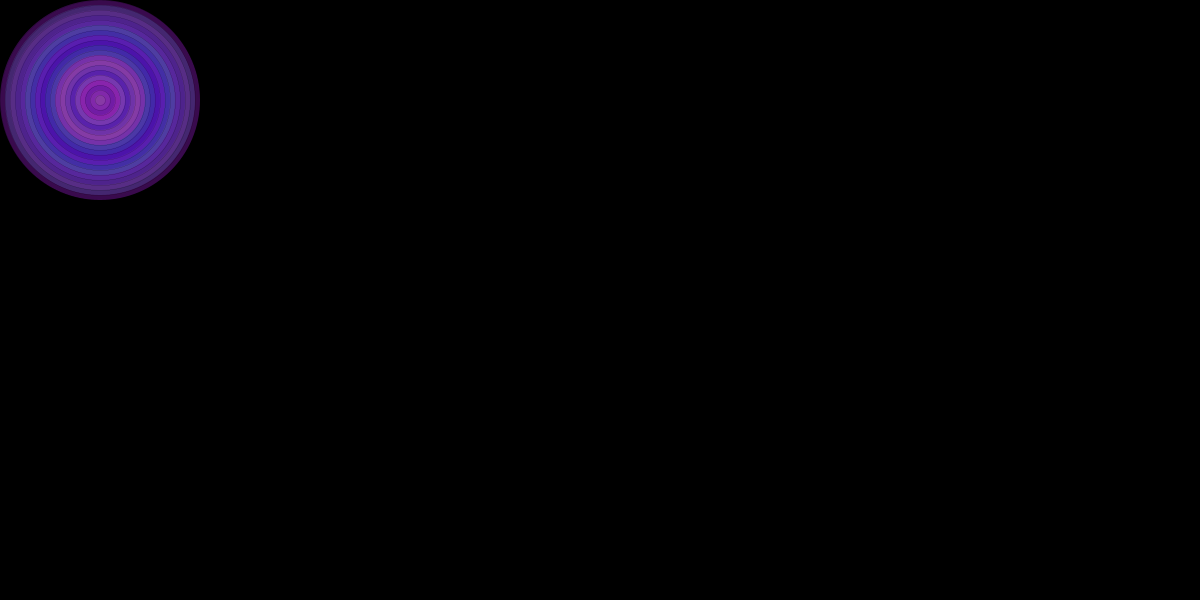
Frame 1 (no input)
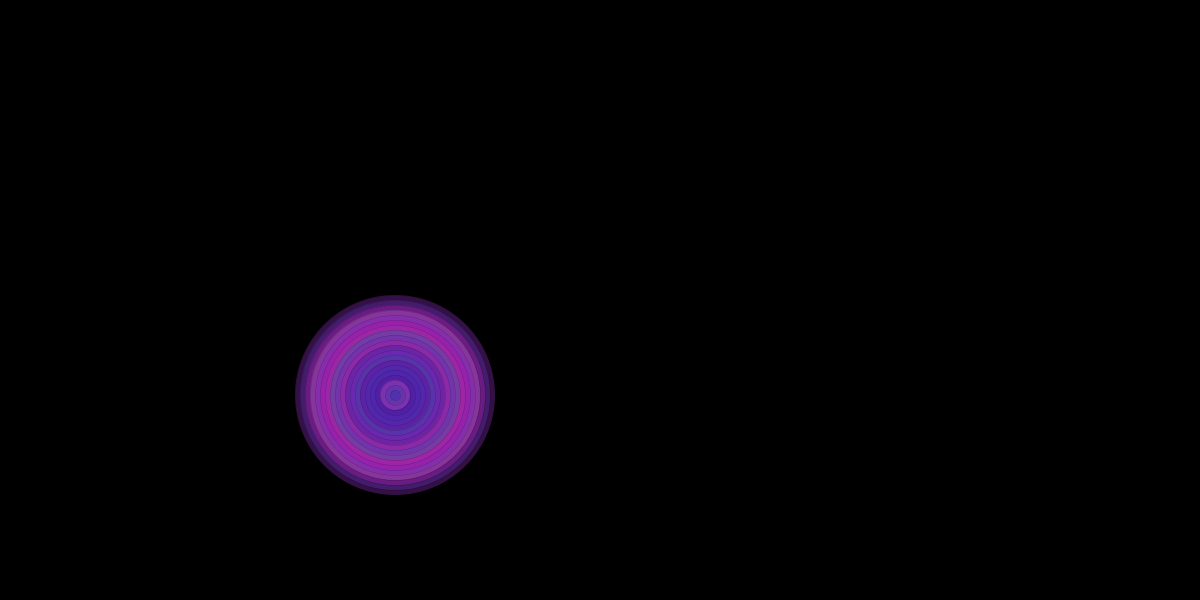
Frame 60 (the mouse pressed at the canvas centre just before this capture)
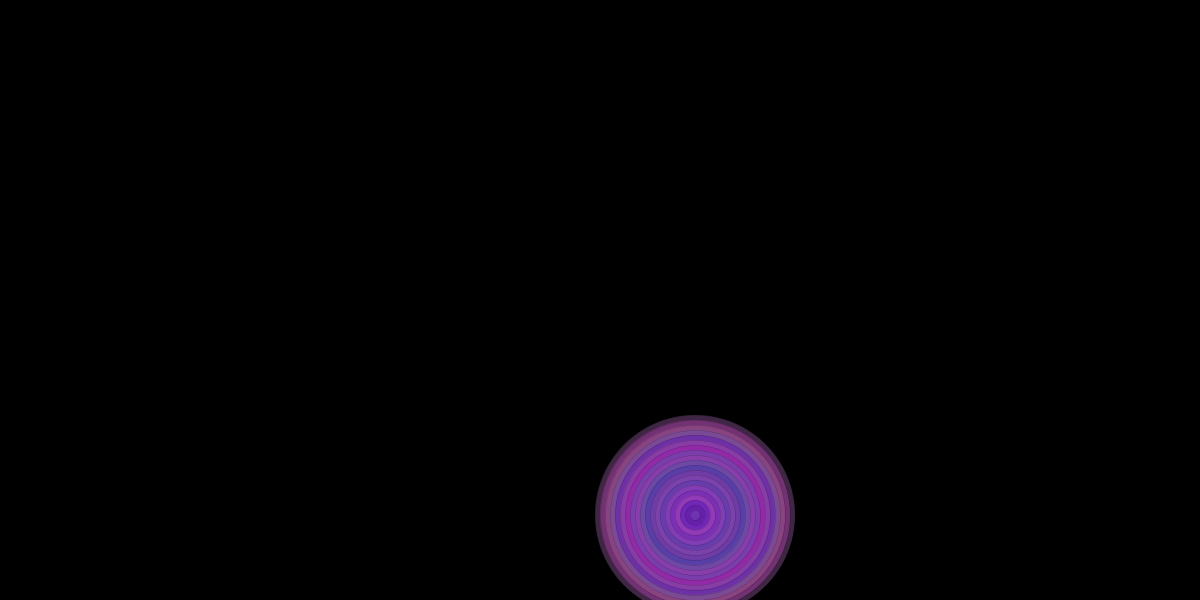
Frame 120 (the mouse held since frame 60 and released just before this capture)

The Processing sketch that drew these frames (run headless with seeded random() and noise(); from frame 60 on, the mouse is pressed at the canvas centre):

// Processing sketch: defineFunction_2
// ── defineFunction_2.pde
int x = 100;
int y = 100;
int cSize = 100;
int xPlus = 5;
int yPlus = 5;

void setup() {
  size(1200, 600);
  smooth();
  strokeWeight(0);
}
void draw() {
  background(0);
  circles(2*cSize, x, y);//circles(size,x,y);  size: max circle size ; 
  //bournce 
  x+= xPlus;
  y+= yPlus;
  if (x > width - cSize || x < cSize) {
    xPlus *= -1;
  }
  if (y > height || y <0) {
    yPlus *= -1;  // yPlus = yPlus * -1;
  }
}


void circles(int circleSize, int x, int y) { 
  for (int j = 0; j < circleSize; j += circleSize/20) {
    int r = circleSize -j;
    fill(int(random(50, 200)), int(random(0, 100)), int(random(150, 200)), 100);
    ellipse(x, y, r, r);
  }
}
